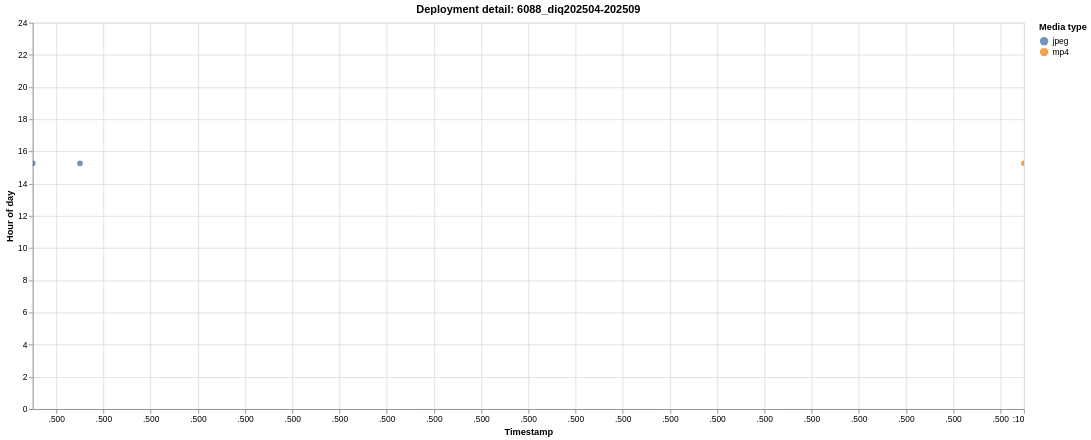

Here is the Vega-Lite specification saved for this chart:
### Vega-Lite specification from a JSON file in a GitHub repository (floating-point values rounded to 4 significant figures)
{"$schema": "https://vega.github.io/schema/vega-lite/v6.1.0.json", "config": {"view": {"continuousHeight": 300, "continuousWidth": 300}}, "data": {"name": "data-b5ff42015fcc23e70c76af8b36977216"}, "datasets": {"data-b5ff42015fcc23e70c76af8b36977216": [{"deployment": "6088_diq202504-202509", "deployment_order": 41, "event_index": 0, "hour_of_day": 15.26, "media_type": "jpeg", "timestamp": "2025-07-13T15:15:49"}, {"deployment": "6088_diq202504-202509", "deployment_order": 41, "event_index": 1, "hour_of_day": 15.26, "media_type": "jpeg", "timestamp": "2025-07-13T15:15:50"}, {"deployment": "6088_diq202504-202509", "deployment_order": 41, "event_index": 2, "hour_of_day": 15.27, "media_type": "mp4", "timestamp": "2025-07-13T15:16:10"}]}, "encoding": {"color": {"field": "media_type", "scale": {"scheme": "tableau10"}, "title": "Media type", "type": "nominal"}, "shape": {"field": "media_type", "title": "Media type", "type": "nominal"}, "tooltip": [{"field": "deployment", "title": "Deployment", "type": "nominal"}, {"field": "timestamp", "format": "%Y-%m-%d %H:%M:%S", "title": "Timestamp", "type": "temporal"}, {"field": "hour_of_day", "format": ".2f", "title": "Hour of day", "type": "quantitative"}, {"field": "media_type", "title": "Media type", "type": "nominal"}], "x": {"field": "timestamp", "title": "Timestamp", "type": "temporal"}, "y": {"field": "hour_of_day", "scale": {"domain": [0, 24]}, "title": "Hour of day", "type": "quantitative"}}, "height": 460, "mark": {"opacity": 0.78, "size": 46, "type": "circle"}, "params": [{"bind": "scales", "name": "param_1e9efca18e7a2868", "select": {"encodings": ["x", "y"], "type": "interval"}}], "title": "Deployment detail: 6088_diq202504-202509", "width": 1180}
